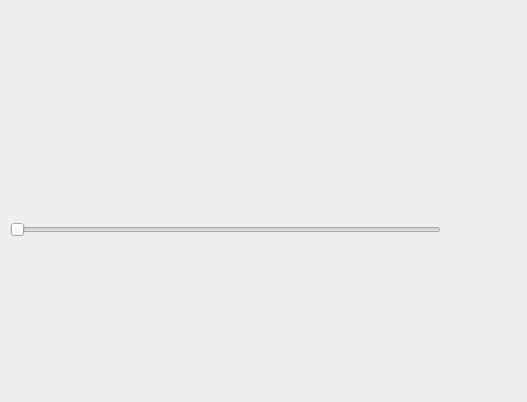
<?xml version="1.0" encoding="UTF-8"?>
<ui version="4.0">
 <class>QtRegionDock</class>
 <widget class="QDockWidget" name="QtRegionDock">
  <property name="geometry">
   <rect>
    <x>0</x>
    <y>0</y>
    <width>527</width>
    <height>402</height>
   </rect>
  </property>
  <property name="minimumSize">
   <size>
    <width>486</width>
    <height>270</height>
   </size>
  </property>
  <property name="windowTitle">
   <string>regions</string>
  </property>
  <widget class="QWidget" name="dockWidgetContents">
   <widget class="QStackedWidget" name="regions">
    <property name="geometry">
     <rect>
      <x>0</x>
      <y>0</y>
      <width>481</width>
      <height>221</height>
     </rect>
    </property>
    <property name="minimumSize">
     <size>
      <width>0</width>
      <height>0</height>
     </size>
    </property>
    <property name="lineWidth">
     <number>0</number>
    </property>
    <property name="midLineWidth">
     <number>1</number>
    </property>
    <property name="currentIndex">
     <number>0</number>
    </property>
    <widget class="QWidget" name="page"/>
    <widget class="QWidget" name="page_2"/>
   </widget>
   <widget class="QSlider" name="region_scroll">
    <property name="enabled">
     <bool>false</bool>
    </property>
    <property name="geometry">
     <rect>
      <x>10</x>
      <y>220</y>
      <width>431</width>
      <height>20</height>
     </rect>
    </property>
    <property name="toolTip">
     <string>move to info about a different region</string>
    </property>
    <property name="maximum">
     <number>1</number>
    </property>
    <property name="orientation">
     <enum>Qt::Horizontal</enum>
    </property>
   </widget>
   <widget class="QPushButton" name="dismiss_region">
    <property name="enabled">
     <bool>false</bool>
    </property>
    <property name="geometry">
     <rect>
      <x>453</x>
      <y>220</y>
      <width>21</width>
      <height>20</height>
     </rect>
    </property>
    <property name="toolTip">
     <string>delete this region</string>
    </property>
    <property name="text">
     <string/>
    </property>
    <property name="flat">
     <bool>true</bool>
    </property>
   </widget>
  </widget>
 </widget>
 <resources/>
 <connections/>
</ui>
